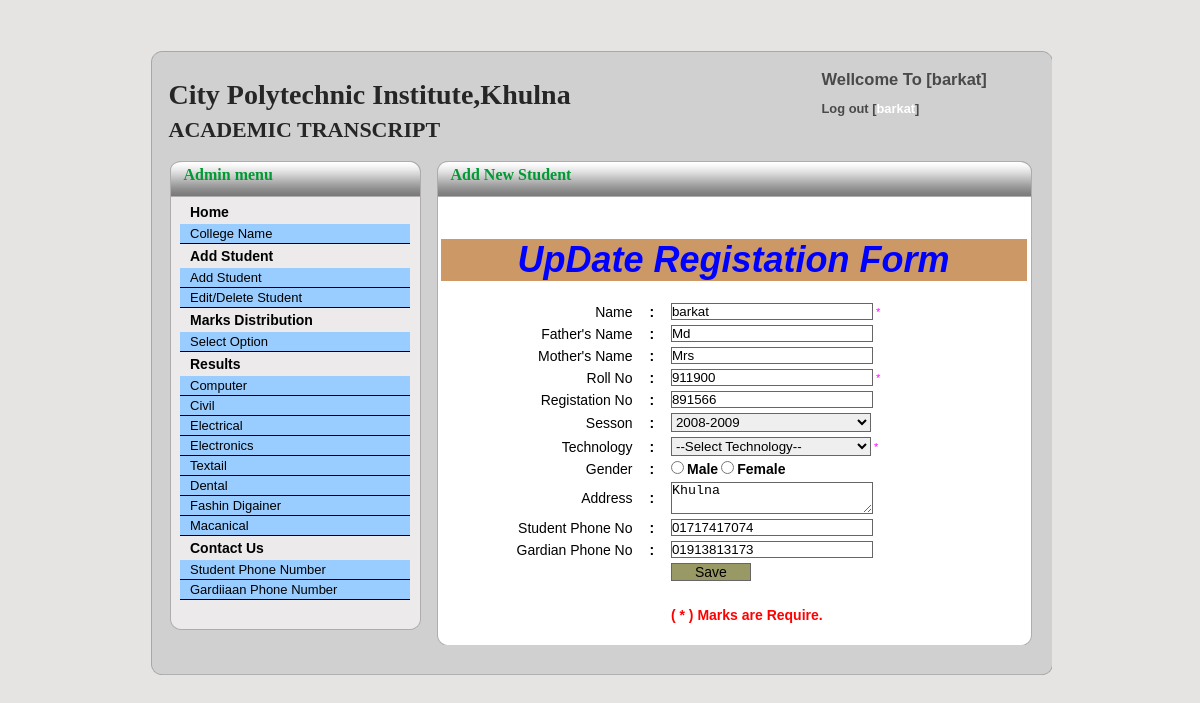
The page /kmb/upd_student_edit.php?eid=1 (signed in) on the database its author committed.
### tables this page shows
CREATE TABLE IF NOT EXISTS `c_name` (
`id` int(1) NOT NULL,
  `C_name` varchar(50) NOT NULL
);

CREATE TABLE IF NOT EXISTS `sinfo` (
`id` int(50) NOT NULL,
  `name` varchar(50) NOT NULL,
  `fname` varchar(50) NOT NULL,
  `mname` varchar(50) NOT NULL,
  `roll` float NOT NULL,
  `reg` float NOT NULL,
  `sesson` varchar(20) NOT NULL,
  `tech` varchar(20) NOT NULL,
  `gender` varchar(10) NOT NULL,
  `address` varchar(250) NOT NULL,
  `sphone` varchar(20) NOT NULL,
  `gphone` varchar(20) NOT NULL
);

### kmb/upd_student_edit.php (the view, shortened to what this page needs)
<?php
	if($_SESSION['uname'] != NULL && $_SESSION['upass'] != NULL)
		{
		$logname = $_SESSION['uname'];
			$eid =$_GET['eid'];
				if($eid == TRUE)
					{
					$sql="select * from sinfo where id='$eid' ";
					$query = mysql_query($sql);
					$row = mysql_fetch_array($query);
					}
?>
<!DOCTYPE html PUBLIC "-//W3C//DTD XHTML 1.0 Transitional//EN" "http://www.w3.org/TR/xhtml1/DTD/xhtml1-transitional.dtd">
<html xmlns="http://www.w3.org/1999/xhtml">
<head>
<link href="style.css" rel="stylesheet" type="text/css" />
</head>
<body>
	<div id="wraper">
		<div class="bg-mid">
			<div class="bg-top">
				<div class="bg-bot">
					<div id="BG-CON">
				  		<div class="bg-mai-top">
			        <h1 >
					  <?php
						$sql = "select * from c_name where id = '1'";
						$query = mysql_query($sql);
						$cname = mysql_fetch_array($query);
						echo $cname[C_name];
						?>
						</h1>
					  <span  >ACADEMIC TRANSCRIPT</span>
				  </div>
				  	<div class="bg-mai-top-right">
				    	<h2>Wellcome To [<?php echo $logname; ?>]</h2>
							<br />
						<h3>Log out [<a href="off.php"><?php echo $logname; ?></a>]</h3>
					</div>
					</div>
					<div class="contenar">
				       <div class="con-left">
					  	 <div class="bg-lef-men-mid">
							<div class="bg-lef-men-top">
								<div class="bg-lef-men-bot">
									<div id="con-left-min-top">Admin menu</div>
										<div id="con-left-nav">
											<?php require_once('lmenu.php'); ?>
										</div>
								</div>
							</div>
					  </div>
				  </div>
				      <div class="con-right">
						<div class="das-mid">
						 	<div class="das-top">
								<div class="das-bot">
								   <div id="con-right-min-top">Add New Student </div>
							      <div class="das-icon-bord">
							        <p>&nbsp;</p>
							        <p>&nbsp;</p>
							        <form id="form1" name="form1" method="post" action="<?php echo $_SELF ;?>"   onsubmit="return validateForm(this)">
							          <table width="100%" border="0" cellpadding="0" cellspacing="5">
                                        <tr bgcolor="#CC9966">
                                          <td colspan="3"><div align="center"><span class="style18">UpDate Registation Form </span></div></td>
                                        </tr>
                                        <tr>
                                          <td width="162">&nbsp;</td>
                                          <td width="24">&nbsp;</td>
                                          <td width="300"><?php echo $msg; ?></td>
                                        </tr>
                                        <tr>
                                          <td><div align="right" class="style9">Name</div></td>
                                          <td><div align="center" class="style13">:</div></td>
                                          <td><input type="text" name="sname" value="<?php echo $row[name]; ?>" style="border:solid 1px #666666;width:200px;" />
                                            <span class="style16"> *</span></td>
                                        </tr>
                                        <tr>
                                          <td><div align="right" class="style9">Father's Name </div></td>
                                          <td><div align="center" class="style15"><span class="style3">:</span></div></td>
                                          <td><input type="text" name="fname" value="<?php echo $row[fname]; ?>" style="border:solid 1px #666666;width:200px;"/></td>
                                        </tr>
                                        <tr>
                                          <td><div align="right" class="style9">Mother's Name 	</div></td>
                                          <td><div align="center" class="style15"><span class="style3">:</span></div></td>
                                          <td><input type="text" name="mname" value="<?php echo $row[mname]; ?>" style="border:solid 1px #666666;width:200px;"/></td>
                                        </tr>
                                        <tr>
                                          <td><div align="right" class="style9"> Roll No </div></td>
                                          <td><div align="center" class="style15"><span class="style3">:</span></div></td>
                                          <td><input type="text" name="roll" value="<?php echo $row[roll]; ?>" style="border:solid 1px #666666;width:200px;"/>
                                            <span class="style16"> *</span></td>
                                        </tr>
                                        <tr>
                                          <td><div align="right" class="style9">Registation No 	</div></td>
                                          <td><div align="center" class="style15"><span class="style3">:</span></div></td>
                                          <td><input type="text" name="reg" value="<?php echo $row[reg]; ?>" style="border:solid 1px #666666;width:200px;"/></td>
                                        </tr>
                                        <tr>
                                          <td><div align="right" class="style9">Sesson</div></td>
                                          <td><div align="center" class="style15"><span class="style3">:</span></div></td>
                                          <td><select name="sesson" style="border:solid 1px #666666;width:200px;">
                                          <option><?php echo $row[sesson]; ?></option>
										 </select></td>
                                        </tr>
                                        <tr>
                                          <td><div align="right" class="style9">Technology	</div></td>
                                          <td><div align="center" class="style15"><span class="style3">:</span></div></td>
                                          <td><select name="tech" style="border:solid 1px #666666;width:200px;">
										  <option selected="selected" value="0">--Select Technology--</option>
                                          </select><span class="style16"> *</span>                                          </td>
                                        </tr>
                                        <tr>
                                          <td><div align="right" class="style9">Gender	</div></td>
                                          <td><div align="center" class="style15"><span class="style3">:</span></div></td>
                                          <td><span class="style5">
                                          <input name="gender" type="radio" value="<?php echo $row[gender]; ?>" />
                                          <span class="style10">                                          Male</span>                                          </span>
                                          <input name="gender" type="radio" value="<?php echo $row[gender]; ?>" />
                                          <span class="style12">                                          Female</span></td>
                                        </tr>
                                        <tr>
                                          <td><div align="right" class="style9">Address	</div></td>
                                          <td><div align="center" class="style15"><span class="style3">:</span></div></td>
                                          <td><textarea name="address" style="border:solid 1px #666666;width:200px;"><?php echo
										  $row[address]; ?></textarea></td>
                                        </tr>
                                        <tr>
                                          <td><div align="right" class="style9">Student Phone No </div></td>
                                          <td><div align="center" class="style15"><span class="style3">:</span></div></td>
                                          <td><input type="text" name="sphone" value="<?php echo $row[sphone]; ?>" style="border:solid 1px #666666;width:200px;" /></td>
                                        </tr>
                                        <tr>
                                          <td><div align="right" class="style9">Gardian Phone No 	</div></td>
                                          <td><div align="center" class="style15"><span class="style3">:</span></div></td>
                                          <td><input type="text" name="gphone" value="<?php echo $row[ gphone]; ?>"style="border:solid 1px #666666;width:200px;"/></td>
                                        </tr>
                                        <tr>
                                          <td>&nbsp;</td>
                                          <td>&nbsp;</td>
                                          <td><input name="Submit" type="submit" class="style9" style="border:solid 1px #666666;width:80px;background:#999966;" value="Save"/></td>
                                        </tr>
                                        <tr>
                                          <td class="style9">&nbsp;</td>
                                          <td>&nbsp;</td>
                                          <td><span class="style10"></span></td>
                                        </tr>
                                        <tr>
                                          <td>&nbsp;</td>
                                          <td>&nbsp;</td>
                                          <td><span class="style6">( * ) Marks are Require.</span></td>
                                        </tr>
                                        <tr>
                                          <td>&nbsp;</td>
                                          <td>&nbsp;</td>
                                          <td>&nbsp;</td>
                                        </tr>
                                      </table>
							        </form>
						          </div>
						  </div>
					   </div>
					</div>
				</div>
				   </div>
					<div class="ds-blank"></div>
			</div>
		</div>
	</div>
 </div>
</body>
</html>
<?php
		}
	else
		{
			header('location:../login.php');
		}
?>

### kmb/style.css (style rules this page uses)
* { margin: 0px; padding: 0px; }
body { font-family: Arial, Helvetica, sans-serif; font-size:11px; color:#494949; text-decoration: none; background:#E6E3E3; }
input { border: 0px; }
a { color:#FFFFFF; text-decoration: none; }
p { margin: 0px; padding: 0px; }
h1 { color:#CCCCCC; font-size:14px; font-weight:bold; line-height:20px; padding:0px 0px 0px 0px; font-family:Arial, Helvetica, sans-serif; }
#wraper { width:903px; height:auto; margin:auto; }
.bg-mid { width:903px; height:auto; margin-top:50px; float:left; background:url(img/bg-mid.png) repeat-y ; }
.bg-top { width:903px; height:auto; float:left; background:url(img/bg-top.png) no-repeat top ; }
.bg-bot { width:903px; height:auto; float:left; background:url(img/bg-bot.png) no-repeat bottom ; }
#BG-CON { width:903px; height:auto; float:left; }
.bg-mai-top { width:600px; height:90px; float:left; margin-left:20px; margin-top:20px; }
.bg-mai-top-right { width:210px; height:90px; float:right; margin-right:20px; margin-top:20px; }
.bg-mai-top h1 { font-family:"Times New Roman", Times, serif; font-size:28px; color:#262626; line-height:50px; font-weight:bold; }
.bg-mai-top span { font-family:"Times New Roman", Times, serif; font-size:22px; color:#262626; line-height:20px; font-weight:bold; }
.contenar { width:903px; height:auto; float:left; }
.con-left { width:253px; height:auto; float: left; margin-left:20px; }
.bg-lef-men-mid { width:253px; height:auto; float:left; background:url(img/adm-mid.png) repeat-y ; }
.bg-lef-men-top { width:253px; float:left; background:url(img/adm-top.png) no-repeat top; }
.bg-lef-men-bot { width:253px; float:left; background:url(img/adm-bot.png) no-repeat bottom; }
#con-left-min-top { width:200px; height:40px; float:left; line-height:30px; font-family:Georgia, "Times New Roman", Times, serif; font-size:16px; font-weight:bold; padding-left:15px; color:#009933; }
.con-right { width:596px; height:auto; margin:auto; margin-right:20px; }
.das-mid { width:596px; height:auto; float:left; background:url(img/das-mid.png) repeat-y ; }
.das-top { width:596px; height:auto; float:left; background:url(img/das-top.png) no-repeat top ; }
.das-bot { width:596px; height:auto; float:left; background:url(img/das-bot.png) no-repeat bottom ; }
#con-right-min-top { width:300px; height:40px; float:left; line-height:30px; font-family:Georgia, "Times New Roman", Times, serif; font-size:16px; font-weight:bold; padding-left:15px; color:#009933; }
.das-icon-bord { width:596px; height:auto; margin:auto; margin-top:50px; }
.ds-blank { width:903px; height:30px; float:right; }

### kmb/upd_student_edit.php (style rules this page uses)
.style5 { color: #000000; font-weight: bold; }
.style6 { color: #FF0000; font-weight: bold; font-size: 14px; }
.style9 { color: #000000; font-size: 14px; }
.style10 { font-size: 14px }
.style12 { color: #000000; font-weight: bold; font-size: 14px; }
.style13 { color: #000000; font-size:14px; font-weight: bold; }
.style15 { font-size: 14px; font-weight: bold; }
.style16 { color: #FF00FF }
.style18 { font-size: 36px; color: #0000FF; font-weight: bold; font-style: italic; }

### rows shown on the page
c_name: C_name "City Polytechnic Institute,Khulna"
sinfo: sname "barkat", fname "Md", mname "Mrs", roll "911900", reg "891566", sesson "2008-2009", address "Khulna", sphone "01717417074", gphone "01913813173"

### other values the page prints
$logname "barkat"
